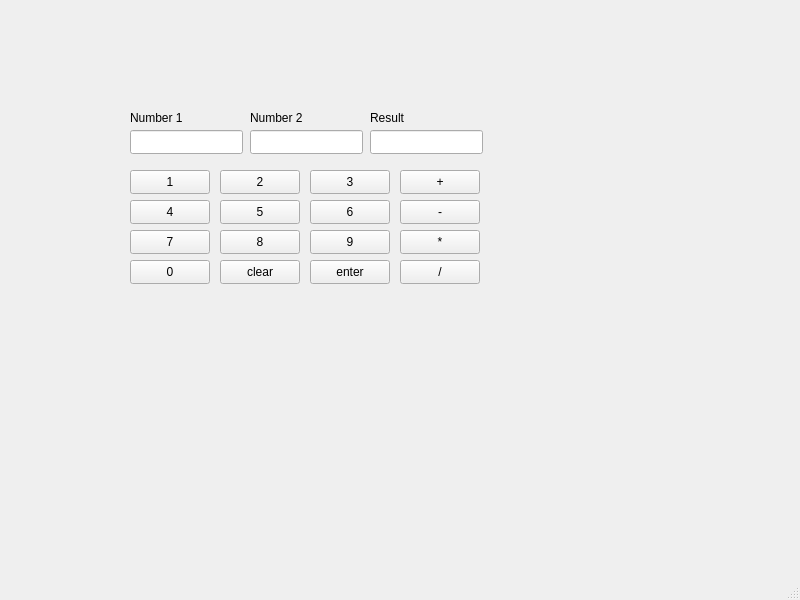
<?xml version="1.0" encoding="UTF-8"?>
<ui version="4.0">
 <class>MainWindow</class>
 <widget class="QMainWindow" name="MainWindow">
  <property name="geometry">
   <rect>
    <x>0</x>
    <y>0</y>
    <width>800</width>
    <height>600</height>
   </rect>
  </property>
  <property name="windowTitle">
   <string>MainWindow</string>
  </property>
  <widget class="QWidget" name="centralwidget">
   <widget class="QLabel" name="label">
    <property name="geometry">
     <rect>
      <x>130</x>
      <y>110</y>
      <width>61</width>
      <height>16</height>
     </rect>
    </property>
    <property name="text">
     <string>Number 1</string>
    </property>
   </widget>
   <widget class="QLabel" name="label_2">
    <property name="geometry">
     <rect>
      <x>370</x>
      <y>110</y>
      <width>61</width>
      <height>16</height>
     </rect>
    </property>
    <property name="text">
     <string>Result</string>
    </property>
   </widget>
   <widget class="QLabel" name="label_3">
    <property name="geometry">
     <rect>
      <x>250</x>
      <y>110</y>
      <width>61</width>
      <height>16</height>
     </rect>
    </property>
    <property name="text">
     <string>Number 2</string>
    </property>
   </widget>
   <widget class="QLineEdit" name="num1">
    <property name="geometry">
     <rect>
      <x>130</x>
      <y>130</y>
      <width>113</width>
      <height>24</height>
     </rect>
    </property>
   </widget>
   <widget class="QLineEdit" name="num2">
    <property name="geometry">
     <rect>
      <x>250</x>
      <y>130</y>
      <width>113</width>
      <height>24</height>
     </rect>
    </property>
   </widget>
   <widget class="QLineEdit" name="result">
    <property name="geometry">
     <rect>
      <x>370</x>
      <y>130</y>
      <width>113</width>
      <height>24</height>
     </rect>
    </property>
   </widget>
   <widget class="QPushButton" name="N1">
    <property name="geometry">
     <rect>
      <x>130</x>
      <y>170</y>
      <width>80</width>
      <height>24</height>
     </rect>
    </property>
    <property name="text">
     <string>1</string>
    </property>
   </widget>
   <widget class="QPushButton" name="N2">
    <property name="geometry">
     <rect>
      <x>220</x>
      <y>170</y>
      <width>80</width>
      <height>24</height>
     </rect>
    </property>
    <property name="text">
     <string>2</string>
    </property>
   </widget>
   <widget class="QPushButton" name="N3">
    <property name="geometry">
     <rect>
      <x>310</x>
      <y>170</y>
      <width>80</width>
      <height>24</height>
     </rect>
    </property>
    <property name="text">
     <string>3</string>
    </property>
   </widget>
   <widget class="QPushButton" name="add">
    <property name="geometry">
     <rect>
      <x>400</x>
      <y>170</y>
      <width>80</width>
      <height>24</height>
     </rect>
    </property>
    <property name="text">
     <string>+</string>
    </property>
   </widget>
   <widget class="QPushButton" name="N4">
    <property name="geometry">
     <rect>
      <x>130</x>
      <y>200</y>
      <width>80</width>
      <height>24</height>
     </rect>
    </property>
    <property name="text">
     <string>4</string>
    </property>
   </widget>
   <widget class="QPushButton" name="N5">
    <property name="geometry">
     <rect>
      <x>220</x>
      <y>200</y>
      <width>80</width>
      <height>24</height>
     </rect>
    </property>
    <property name="text">
     <string>5</string>
    </property>
   </widget>
   <widget class="QPushButton" name="N6">
    <property name="geometry">
     <rect>
      <x>310</x>
      <y>200</y>
      <width>80</width>
      <height>24</height>
     </rect>
    </property>
    <property name="text">
     <string>6</string>
    </property>
   </widget>
   <widget class="QPushButton" name="sub">
    <property name="geometry">
     <rect>
      <x>400</x>
      <y>200</y>
      <width>80</width>
      <height>24</height>
     </rect>
    </property>
    <property name="text">
     <string>-</string>
    </property>
   </widget>
   <widget class="QPushButton" name="N7">
    <property name="geometry">
     <rect>
      <x>130</x>
      <y>230</y>
      <width>80</width>
      <height>24</height>
     </rect>
    </property>
    <property name="text">
     <string>7</string>
    </property>
   </widget>
   <widget class="QPushButton" name="N8">
    <property name="geometry">
     <rect>
      <x>220</x>
      <y>230</y>
      <width>80</width>
      <height>24</height>
     </rect>
    </property>
    <property name="text">
     <string>8</string>
    </property>
   </widget>
   <widget class="QPushButton" name="N9">
    <property name="geometry">
     <rect>
      <x>310</x>
      <y>230</y>
      <width>80</width>
      <height>24</height>
     </rect>
    </property>
    <property name="text">
     <string>9</string>
    </property>
   </widget>
   <widget class="QPushButton" name="mul">
    <property name="geometry">
     <rect>
      <x>400</x>
      <y>230</y>
      <width>80</width>
      <height>24</height>
     </rect>
    </property>
    <property name="text">
     <string>*</string>
    </property>
   </widget>
   <widget class="QPushButton" name="enter">
    <property name="geometry">
     <rect>
      <x>310</x>
      <y>260</y>
      <width>80</width>
      <height>24</height>
     </rect>
    </property>
    <property name="text">
     <string>enter</string>
    </property>
   </widget>
   <widget class="QPushButton" name="N0">
    <property name="geometry">
     <rect>
      <x>130</x>
      <y>260</y>
      <width>80</width>
      <height>24</height>
     </rect>
    </property>
    <property name="text">
     <string>0</string>
    </property>
   </widget>
   <widget class="QPushButton" name="clear">
    <property name="geometry">
     <rect>
      <x>220</x>
      <y>260</y>
      <width>80</width>
      <height>24</height>
     </rect>
    </property>
    <property name="text">
     <string>clear</string>
    </property>
   </widget>
   <widget class="QPushButton" name="div">
    <property name="geometry">
     <rect>
      <x>400</x>
      <y>260</y>
      <width>80</width>
      <height>24</height>
     </rect>
    </property>
    <property name="text">
     <string>/</string>
    </property>
   </widget>
  </widget>
  <widget class="QMenuBar" name="menubar">
   <property name="geometry">
    <rect>
     <x>0</x>
     <y>0</y>
     <width>800</width>
     <height>21</height>
    </rect>
   </property>
  </widget>
  <widget class="QStatusBar" name="statusbar"/>
 </widget>
 <resources/>
 <connections/>
</ui>
